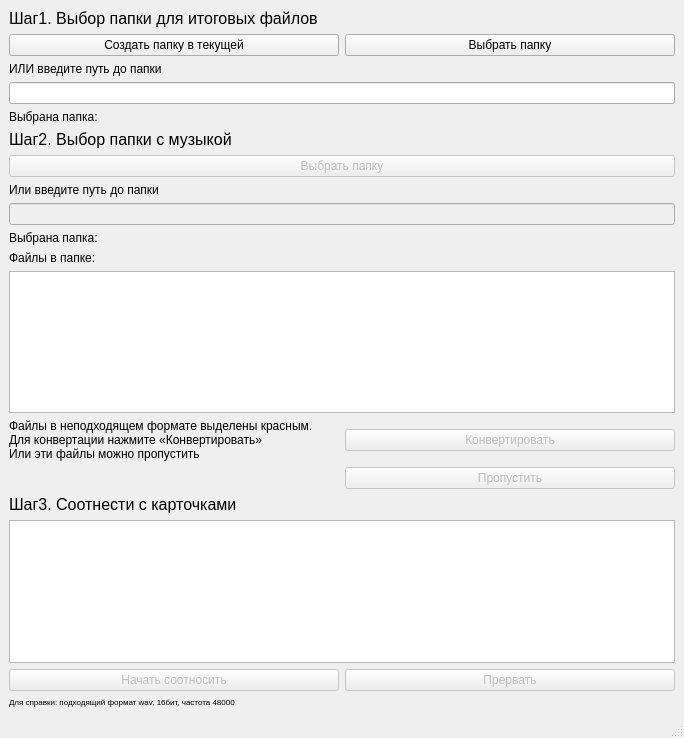
<?xml version="1.0" encoding="UTF-8"?>
<ui version="4.0">
 <class>MainWindow</class>
 <widget class="QMainWindow" name="MainWindow">
  <property name="geometry">
   <rect>
    <x>0</x>
    <y>0</y>
    <width>684</width>
    <height>738</height>
   </rect>
  </property>
  <property name="windowTitle">
   <string>Настройка Сада Теней</string>
  </property>
  <widget class="QWidget" name="centralwidget">
   <layout class="QGridLayout" name="gridLayout">
    <item row="17" column="1">
     <widget class="QLabel" name="LblStep3">
      <property name="font">
       <font>
        <pointsize>12</pointsize>
       </font>
      </property>
      <property name="text">
       <string>Шаг3. Соотнести с карточками</string>
      </property>
     </widget>
    </item>
    <item row="2" column="1" colspan="2">
     <widget class="QLabel" name="LblPathDest">
      <property name="text">
       <string>ИЛИ введите путь до папки</string>
      </property>
     </widget>
    </item>
    <item row="5" column="1">
     <widget class="QLabel" name="LblStep2">
      <property name="font">
       <font>
        <pointsize>12</pointsize>
       </font>
      </property>
      <property name="text">
       <string>Шаг2. Выбор папки с музыкой</string>
      </property>
     </widget>
    </item>
    <item row="12" column="1">
     <widget class="QLabel" name="LblFiles">
      <property name="text">
       <string>Файлы в папке:</string>
      </property>
     </widget>
    </item>
    <item row="8" column="1">
     <widget class="QLabel" name="LblPathSource">
      <property name="text">
       <string>Или введите путь до папки</string>
      </property>
     </widget>
    </item>
    <item row="15" column="1">
     <widget class="QLabel" name="LblHelp">
      <property name="text">
       <string>Файлы в неподходящем формате выделены красным. 
Для конвертации нажмите «Конвертировать»
Или эти файлы можно пропустить</string>
      </property>
     </widget>
    </item>
    <item row="20" column="1" colspan="2">
     <widget class="QLabel" name="LblFormat">
      <property name="font">
       <font>
        <pointsize>6</pointsize>
       </font>
      </property>
      <property name="text">
       <string>Для справки: подходящий формат wav, 16бит, частота 48000 </string>
      </property>
     </widget>
    </item>
    <item row="18" column="1" colspan="2">
     <widget class="QListView" name="LstDirs"/>
    </item>
    <item row="3" column="1" colspan="2">
     <widget class="QLineEdit" name="LinePathDest"/>
    </item>
    <item row="16" column="2">
     <widget class="QPushButton" name="BtnSkip">
      <property name="enabled">
       <bool>false</bool>
      </property>
      <property name="text">
       <string>Пропустить</string>
      </property>
     </widget>
    </item>
    <item row="15" column="2">
     <widget class="QPushButton" name="BtnConvert">
      <property name="enabled">
       <bool>false</bool>
      </property>
      <property name="text">
       <string>Конвертировать</string>
      </property>
     </widget>
    </item>
    <item row="1" column="1">
     <widget class="QPushButton" name="BtnCreateDest">
      <property name="text">
       <string>Создать папку в текущей</string>
      </property>
     </widget>
    </item>
    <item row="0" column="1" colspan="2">
     <widget class="QLabel" name="LblStep1">
      <property name="font">
       <font>
        <pointsize>12</pointsize>
       </font>
      </property>
      <property name="text">
       <string>Шаг1. Выбор папки для итоговых файлов</string>
      </property>
     </widget>
    </item>
    <item row="14" column="1" colspan="2">
     <widget class="QListView" name="LstFiles"/>
    </item>
    <item row="10" column="1" colspan="2">
     <widget class="QLineEdit" name="LinePathSource">
      <property name="enabled">
       <bool>false</bool>
      </property>
     </widget>
    </item>
    <item row="1" column="2">
     <widget class="QPushButton" name="BtnChooseDest">
      <property name="text">
       <string>Выбрать папку</string>
      </property>
     </widget>
    </item>
    <item row="4" column="1" colspan="2">
     <widget class="QLabel" name="LblDest">
      <property name="text">
       <string>Выбрана папка:</string>
      </property>
     </widget>
    </item>
    <item row="7" column="1" colspan="2">
     <widget class="QPushButton" name="BtnChooseSource">
      <property name="enabled">
       <bool>false</bool>
      </property>
      <property name="text">
       <string>Выбрать папку</string>
      </property>
     </widget>
    </item>
    <item row="11" column="1" colspan="2">
     <widget class="QLabel" name="LblSource">
      <property name="text">
       <string>Выбрана папка:</string>
      </property>
     </widget>
    </item>
    <item row="19" column="1">
     <widget class="QPushButton" name="BtnCards">
      <property name="enabled">
       <bool>false</bool>
      </property>
      <property name="text">
       <string>Начать соотносить</string>
      </property>
     </widget>
    </item>
    <item row="19" column="2">
     <widget class="QPushButton" name="BtnStop">
      <property name="enabled">
       <bool>false</bool>
      </property>
      <property name="text">
       <string>Прервать</string>
      </property>
     </widget>
    </item>
   </layout>
  </widget>
  <widget class="QMenuBar" name="menubar">
   <property name="geometry">
    <rect>
     <x>0</x>
     <y>0</y>
     <width>684</width>
     <height>26</height>
    </rect>
   </property>
  </widget>
  <widget class="QStatusBar" name="statusbar"/>
 </widget>
 <resources/>
 <connections/>
</ui>
